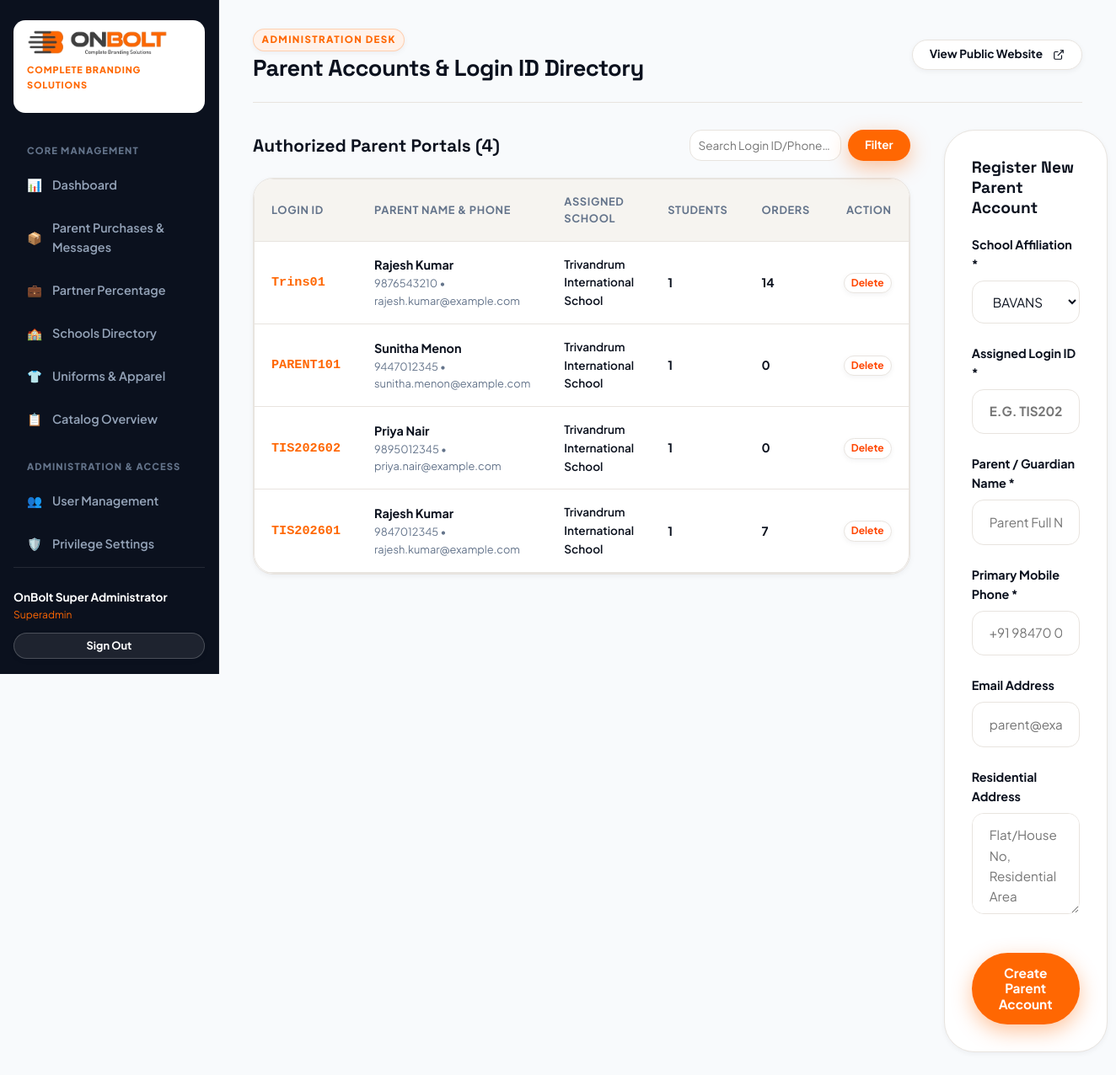
Screenshot of /admin/parents.php (signed in) with the database file from the repository.
### tables this page shows
CREATE TABLE `parents` (
  `id` int(10) unsigned NOT NULL AUTO_INCREMENT,
  `school_id` int(10) unsigned NOT NULL,
  `login_id` varchar(80) NOT NULL,
  `parent_name` varchar(150) NOT NULL,
  `email` varchar(150) DEFAULT NULL,
  `phone` varchar(50) NOT NULL,
  `alt_phone` varchar(50) DEFAULT NULL,
  `address` text DEFAULT NULL,
  `pincode` varchar(20) DEFAULT NULL,
  `state` varchar(100) DEFAULT 'Kerala',
  `password_hash` varchar(255) DEFAULT NULL,
  `status` tinyint(1) NOT NULL DEFAULT 1,
  `last_login` datetime DEFAULT NULL,
  `created_at` timestamp NOT NULL DEFAULT current_timestamp(),
  `updated_at` timestamp NOT NULL DEFAULT current_timestamp() ON UPDATE current_timestamp(),
  PRIMARY KEY (`id`),
  UNIQUE KEY `uq_parent_school_login` (`school_id`,`login_id`),
  KEY `idx_parents_phone` (`phone`),
  CONSTRAINT `fk_parents_school` FOREIGN KEY (`school_id`) REFERENCES `schools` (`id`) ON DELETE CASCADE
);

CREATE TABLE `schools` (
  `id` int(10) unsigned NOT NULL AUTO_INCREMENT,
  `parent_id` int(10) unsigned DEFAULT NULL,
  `has_sub_schools` tinyint(1) NOT NULL DEFAULT 0,
  `sub_school_label` varchar(100) DEFAULT 'School',
  `name` varchar(180) NOT NULL,
  `slug` varchar(120) NOT NULL,
  `code` varchar(50) DEFAULT NULL,
  `location` varchar(180) DEFAULT NULL,
  `city` varchar(100) DEFAULT 'Trivandrum',
  `cluster` varchar(100) NOT NULL DEFAULT 'TVPM (Trivandrum)',
  `state` varchar(100) DEFAULT 'Kerala',
  `pincode` varchar(20) DEFAULT NULL,
  `contact_phone` varchar(50) DEFAULT '+91 9946925888',
  `contact_email` varchar(150) DEFAULT 'onboltconsumerindia@gmail.com',
  `whatsapp_number` varchar(50) DEFAULT '918848670739',
  `description` text DEFAULT NULL,
  `logo` varchar(255) DEFAULT NULL,
  `banner_image` varchar(255) DEFAULT NULL,
  `ordering_enabled` tinyint(1) NOT NULL DEFAULT 1,
  `enable_class_selection` tinyint(1) NOT NULL DEFAULT 1,
  `uniform_mode` enum('common','class_wise') NOT NULL DEFAULT 'common',
  `applicable_classes` text DEFAULT NULL,
  `allow_offline_payment` tinyint(1) NOT NULL DEFAULT 1,
  `allow_online_payment` tinyint(1) NOT NULL DEFAULT 0,
  `sort_order` int(11) NOT NULL DEFAULT 0,
  `status` tinyint(1) NOT NULL DEFAULT 1,
  `created_at` timestamp NOT NULL DEFAULT current_timestamp(),
  `updated_at` timestamp NOT NULL DEFAULT current_timestamp() ON UPDATE current_timestamp(),
  PRIMARY KEY (`id`),
  UNIQUE KEY `uq_schools_slug` (`slug`),
  UNIQUE KEY `uq_schools_code` (`code`),
  KEY `idx_schools_status` (`status`)
);

### config/app.php (called while the page is built, shortened)
<?php
function sanitize(mixed $data): mixed {
    return htmlspecialchars(trim((string)$data), ENT_QUOTES, 'UTF-8');
}

### admin/parents.php (the view, shortened to what this page needs)
<?php
require_once __DIR__ . '/header.php';
$pdo = getDbConnection();
$schools = $pdo->query("SELECT id, name FROM schools ORDER BY name ASC")->fetchAll();
$search = trim($_GET['search'] ?? '');
$sql = "SELECT p.*, s.name as school_name,
        (SELECT COUNT(*) FROM parent_students ps WHERE ps.parent_id = p.id) as student_count,
        (SELECT COUNT(*) FROM orders o WHERE o.parent_id = p.id) as order_count
        FROM parents p
        LEFT JOIN schools s ON p.school_id = s.id WHERE 1=1";
$sql .= " ORDER BY p.id DESC";
$parentsList = $pdo->query($sql)->fetchAll();
?>
<div style="display:grid; grid-template-columns: 2fr 1fr; gap:2.5rem; align-items:flex-start;">
    <div>
        <div style="display:flex; justify-content:space-between; align-items:center; margin-bottom:1.25rem;">
            <h3 class="heading-2" style="font-size:1.3rem;">Authorized Parent Portals (<?= count($parentsList) ?>)</h3>
            <form action="" method="GET" style="display:flex; gap:0.5rem;">
                <input type="text" name="search" value="<?= sanitize($search) ?>" placeholder="Search Login ID/Phone…" class="form-control" style="padding:0.4rem 0.6rem; font-size:0.85rem; width:180px;">
                <button type="submit" class="btn btn-primary btn-sm">Filter</button>
            </form>
        </div>
        <div style="background:#fff; border-radius:var(--radius-lg); border:1px solid var(--brand-border); overflow:hidden; box-shadow:var(--shadow-sm);">
            <table class="admin-table">
                <thead>
                    <tr>
                        <th>Login ID</th>
                        <th>Parent Name &amp; Phone</th>
                        <th>Assigned School</th>
                        <th>Students</th>
                        <th>Orders</th>
                        <th style="text-align:right;">Action</th>
                    </tr>
                </thead>
                <tbody>
                    <?php if (empty($parentsList)): ?>
                        <tr><td colspan="6" style="text-align:center; padding:2rem; color:var(--brand-muted);">No parents found.</td></tr>
                    <?php else: ?>
                        <?php foreach ($parentsList as $p): ?>
                            <tr>
                                <td style="font-weight:800; color:var(--brand-primary); font-family:monospace; font-size:0.95rem;">
                                    <?= sanitize($p['login_id']) ?>
                                </td>
                                <td>
                                    <div style="font-weight:700;"><?= sanitize($p['parent_name']) ?></div>
                                    <div style="font-size:0.8rem; color:var(--brand-muted);"><?= sanitize($p['phone']) ?> &bull; <?= sanitize($p['email'] ?? '') ?></div>
                                </td>
                                <td style="font-size:0.85rem; font-weight:600;"><?= sanitize($p['school_name'] ?: 'School') ?></td>
                                <td style="font-weight:700;"><?= $p['student_count'] ?></td>
                                <td style="font-weight:700; color:var(--brand-dark);"><?= $p['order_count'] ?></td>
                                <td style="text-align:right;">
                                    <form action="" method="POST" data-confirm="delete" data-item-name="<?= htmlspecialchars($p['full_name']) ?>" style="display:inline;">
                                        <button type="submit" class="btn btn-outline btn-sm" style="color:var(--brand-accent); padding:0.25rem 0.5rem; font-size:0.75rem;">
                                            Delete
                                        </button>
                                    </form>
                                </td>
                            </tr>
                        <?php endforeach; ?>
                    <?php endif; ?>
                </tbody>
            </table>
        </div>
    </div>
    <div style="background:#ffffff; border-radius:var(--radius-xl); border:1px solid var(--brand-border); padding:2rem; box-shadow:var(--shadow-sm);">
        <h3 class="heading-2" style="font-size:1.2rem; margin-bottom:1.25rem;">Register New Parent Account</h3>
        <form action="" method="POST">
            <div class="form-group">
                <label class="form-label">School Affiliation *</label>
                <select name="school_id" required class="form-control">
                    <?php foreach ($schools as $s): ?>
                        <option value="<?= $s['id'] ?>"><?= sanitize($s['name']) ?></option>
                    <?php endforeach; ?>
                </select>
            </div>
            <div class="form-group">
                <label class="form-label">Assigned Login ID *</label>
                <input type="text" name="login_id" required class="form-control" placeholder="e.g. TIS202610" style="text-transform:uppercase; font-weight:700;">
            </div>
            <div class="form-group">
                <label class="form-label">Parent / Guardian Name *</label>
                <input type="text" name="parent_name" required class="form-control" placeholder="Parent Full Name">
            </div>
            <div class="form-group">
                <label class="form-label">Primary Mobile Phone *</label>
                <input type="tel" name="phone" required class="form-control" placeholder="+91 98470 00000">
            </div>
            <div class="form-group">
                <label class="form-label">Email Address</label>
                <input type="email" name="email" class="form-control" placeholder="parent@example.com">
            </div>
            <div class="form-group">
                <label class="form-label">Residential Address</label>
                <textarea name="address" class="form-control" placeholder="Flat/House No, Residential Area"></textarea>
            </div>
            <button type="submit" class="btn btn-primary" style="width:100%; margin-top:1rem;">
                Create Parent Account
            </button>
        </form>
    </div>
</div>
<?php require_once __DIR__ . '/footer.php'; ?>

### assets/css/main.css (style rules this page uses)
:root { --brand-primary: #FF6702; --brand-primary-hover: #e55a00; --brand-primary-light: #FFF2EA; --brand-primary-glow: rgba(255, 103, 2, 0.4); --brand-secondary: #1E2530; --brand-secondary-hover: #2B3444; --brand-secondary-light: #F1F4F8; --brand-accent: #FF4500; --brand-accent-hover: #e03d00; --brand-accent-light: #FFEBE5; --brand-dark: #0B111E; --brand-dark-soft: #162033; --brand-muted: #64748B; --brand-light: #FBF9F6; --brand-surface: #FFFFFF; --brand-surface-alt: #F6F4F0; --brand-border: #E8E4DF; --brand-border-focus: #FF6702; --font-sans: 'Plus Jakarta Sans', -apple-system, BlinkMacSystemFont, "Segoe UI", Roboto, sans-serif; --font-display: 'Space Grotesk', var(--font-sans); --shadow-sm: 0 2px 6px rgba(11, 17, 30, 0.05); --shadow-md: 0 10px 25px -5px rgba(11, 17, 30, 0.08), 0 8px 10px -6px rgba(11, 17, 30, 0.04); --shadow-lg: 0 20px 35px -10px rgba(255, 103, 2, 0.18), 0 10px 15px -3px rgba(11, 17, 30, 0.06); --shadow-xl: 0 30px 60px -15px rgba(11, 17, 30, 0.2); --shadow-glow: 0 0 35px rgba(255, 103, 2, 0.45); --radius-sm: 8px; --radius-md: 14px; --radius-lg: 24px; --radius-xl: 36px; --radius-pill: 9999px; --ease-out: cubic-bezier(0.16, 1, 0.3, 1); --ease-spring: cubic-bezier(0.34, 1.56, 0.64, 1); --transition-fast: 0.2s var(--ease-out); --transition-normal: 0.35s var(--ease-out); --transition-slow: 0.6s var(--ease-out); }
*, *::before, *::after { box-sizing: border-box; margin: 0; padding: 0; }
html { font-size: 16px; scroll-behavior: smooth; -webkit-font-smoothing: antialiased; -moz-osx-font-smoothing: grayscale; }
body { font-family: var(--font-sans); background-color: var(--brand-light); color: var(--brand-dark); line-height: 1.6; overflow-x: hidden; position: relative; }
button, input, select, textarea { font: inherit; color: inherit; }
button { cursor: pointer; border: none; background: none; }
.heading-2 { font-family: var(--font-display); font-size: clamp(1.4rem, 2.4vw, 1.9rem); font-weight: 700; line-height: 1.25; }
.btn { display: inline-flex; align-items: center; justify-content: center; gap: 0.75rem; padding: 0.9rem 2rem; font-size: 0.96rem; font-weight: 700; border-radius: var(--radius-pill); transition: all var(--transition-normal); position: relative; overflow: hidden; text-align: center; user-select: none; cursor: pointer; line-height: 1.2; vertical-align: middle; border: none; text-decoration: none; }
.btn::after { content: ''; position: absolute; top: 0; left: -120%; width: 100%; height: 100%; background: linear-gradient(90deg, transparent, rgba(255, 255, 255, 0.35), transparent); transition: left 0.65s ease; pointer-events: none; }
.btn-primary { background-color: var(--brand-primary); color: #ffffff; box-shadow: 0 8px 24px rgba(255, 103, 2, 0.38); }
.btn-outline { background-color: #ffffff; color: var(--brand-dark); border: 1.5px solid var(--brand-border); box-shadow: var(--shadow-sm); }
.btn-sm { padding: 0.55rem 1.25rem; font-size: 0.85rem; }
.form-group { margin-bottom: 1.5rem; }
.form-label { display: block; font-size: 0.9rem; font-weight: 700; margin-bottom: 0.5rem; color: var(--brand-dark); }
.form-control { width: 100%; padding: 0.85rem 1.25rem; font-size: 0.95rem; background: #ffffff; border: 1.5px solid var(--brand-border); border-radius: var(--radius-md); transition: all var(--transition-fast); outline: none; }
textarea.form-control { min-height: 120px; resize: vertical; }

### admin/header.php (style rules this page uses)
.admin-table { width: 100%; border-collapse: separate; border-spacing: 0; background: #ffffff; border-radius: var(--radius-lg); border: 1px solid var(--brand-border); box-shadow: var(--shadow-sm); }
.admin-table th { background: var(--brand-surface-alt); padding: 1rem 1.25rem; font-size: 0.8rem; text-transform: uppercase; letter-spacing: 0.05em; color: var(--brand-muted); text-align: left; border-bottom: 1px solid var(--brand-border); }
.admin-table td { padding: 1rem 1.25rem; border-bottom: 1px solid var(--brand-border); font-size: 0.9rem; vertical-align: middle; }

### rows the page displays
parents: login "Trins01", parent_name "Rajesh Kumar", phone "9876543210", email "rajesh.kumar@example.com", school.name "Trivandrum International School", student_count "1", order_count "14"
parents: login "PARENT101", parent_name "Sunitha Menon", phone "9447012345", email "sunitha.menon@example.com", school.name "Trivandrum International School", student_count "1", order_count "0"
parents: login "TIS202602", parent_name "Priya Nair", phone "9895012345", email "priya.nair@example.com", school.name "Trivandrum International School", student_count "1", order_count "0"
parents: login "TIS202601", parent_name "Rajesh Kumar", phone "9847012345", email "rajesh.kumar@example.com", school.name "Trivandrum International School", student_count "1", order_count "7"

### other values shown
$adminName "OnBolt Super Administrator"
$adminRole "Superadmin"
$adminTitle "Parent Accounts & Login ID Directory"
count($parentsList) "4"
form field school_id "BAVANS"
